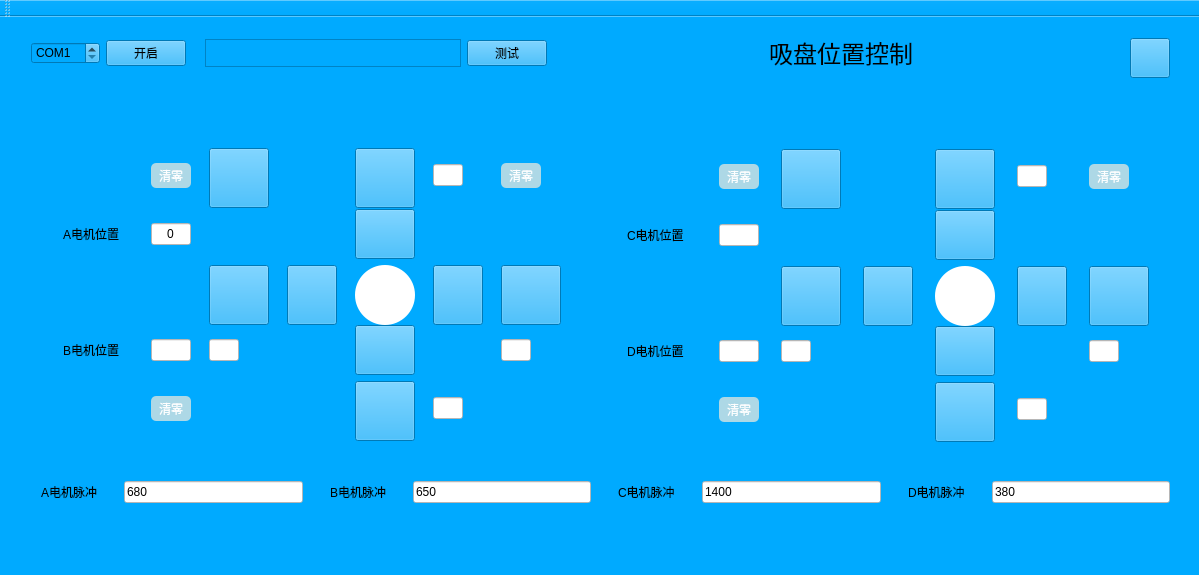
<?xml version="1.0" encoding="UTF-8"?>
<ui version="4.0">
 <class>MainWindow</class>
 <widget class="QMainWindow" name="MainWindow">
  <property name="geometry">
   <rect>
    <x>0</x>
    <y>0</y>
    <width>1199</width>
    <height>575</height>
   </rect>
  </property>
  <property name="windowTitle">
   <string>MainWindow</string>
  </property>
  <property name="styleSheet">
   <string notr="true">background-color: rgb(0, 170, 255);</string>
  </property>
  <widget class="QWidget" name="centralWidget">
   <widget class="QWidget" name="layoutWidget">
    <property name="geometry">
     <rect>
      <x>20</x>
      <y>10</y>
      <width>1161</width>
      <height>52</height>
     </rect>
    </property>
    <layout class="QHBoxLayout" name="horizontalLayout">
     <item>
      <widget class="QSpinBox" name="spinBox">
       <property name="enabled">
        <bool>true</bool>
       </property>
       <property name="styleSheet">
        <string notr="true">#spinBox{
radius:5px;

}</string>
       </property>
       <property name="suffix">
        <string/>
       </property>
       <property name="prefix">
        <string>COM</string>
       </property>
       <property name="minimum">
        <number>1</number>
       </property>
       <property name="value">
        <number>1</number>
       </property>
      </widget>
     </item>
     <item>
      <widget class="QPushButton" name="pushButton">
       <property name="minimumSize">
        <size>
         <width>55</width>
         <height>25</height>
        </size>
       </property>
       <property name="styleSheet">
        <string notr="true">#pushButton2{

    border-radius:10px;
	border-color: rgb(0, 0, 0);
    border-style:solid;
    border-width:2px;
}</string>
       </property>
       <property name="text">
        <string>开启</string>
       </property>
      </widget>
     </item>
     <item>
      <widget class="QLabel" name="label">
       <property name="text">
        <string/>
       </property>
      </widget>
     </item>
     <item>
      <widget class="QTextEdit" name="textEdit">
       <property name="maximumSize">
        <size>
         <width>16777215</width>
         <height>28</height>
        </size>
       </property>
      </widget>
     </item>
     <item>
      <widget class="QPushButton" name="pushButton_test">
       <property name="text">
        <string>测试</string>
       </property>
      </widget>
     </item>
     <item>
      <spacer name="horizontalSpacer">
       <property name="orientation">
        <enum>Qt::Horizontal</enum>
       </property>
       <property name="sizeHint" stdset="0">
        <size>
         <width>40</width>
         <height>20</height>
        </size>
       </property>
      </spacer>
     </item>
     <item>
      <widget class="QLabel" name="label_2">
       <property name="font">
        <font>
         <family>Agency FB</family>
         <pointsize>18</pointsize>
        </font>
       </property>
       <property name="text">
        <string> 吸盘位置控制</string>
       </property>
      </widget>
     </item>
     <item>
      <spacer name="horizontalSpacer_2">
       <property name="orientation">
        <enum>Qt::Horizontal</enum>
       </property>
       <property name="sizeHint" stdset="0">
        <size>
         <width>40</width>
         <height>20</height>
        </size>
       </property>
      </spacer>
     </item>
     <item>
      <widget class="QPushButton" name="pushButton_4">
       <property name="minimumSize">
        <size>
         <width>40</width>
         <height>40</height>
        </size>
       </property>
       <property name="maximumSize">
        <size>
         <width>40</width>
         <height>40</height>
        </size>
       </property>
       <property name="styleSheet">
        <string notr="true">QPushButton{
  
	border-image: url(:/resource/set-btn.png);

}

QPushButton:pressed{

  
	
	border-image: url(:/resource/set-active.png);
}</string>
       </property>
       <property name="text">
        <string/>
       </property>
      </widget>
     </item>
    </layout>
   </widget>
   <widget class="QWidget" name="layoutWidget">
    <property name="geometry">
     <rect>
      <x>30</x>
      <y>450</y>
      <width>1151</width>
      <height>51</height>
     </rect>
    </property>
    <layout class="QGridLayout" name="gridLayout_3">
     <property name="horizontalSpacing">
      <number>27</number>
     </property>
     <item row="0" column="6">
      <widget class="QLabel" name="label_19">
       <property name="text">
        <string>D电机脉冲</string>
       </property>
      </widget>
     </item>
     <item row="0" column="0">
      <widget class="QLabel" name="label_7">
       <property name="text">
        <string>A电机脉冲</string>
       </property>
      </widget>
     </item>
     <item row="0" column="1">
      <widget class="QLineEdit" name="lineEditA_down_pulse">
       <property name="styleSheet">
        <string notr="true">background-color: rgb(255, 255, 255);</string>
       </property>
       <property name="text">
        <string>680</string>
       </property>
      </widget>
     </item>
     <item row="0" column="2">
      <widget class="QLabel" name="label_11">
       <property name="text">
        <string>B电机脉冲</string>
       </property>
      </widget>
     </item>
     <item row="0" column="7">
      <widget class="QLineEdit" name="lineEditD_down_pulse">
       <property name="styleSheet">
        <string notr="true">background-color: rgb(255, 255, 255);</string>
       </property>
       <property name="text">
        <string>380</string>
       </property>
      </widget>
     </item>
     <item row="0" column="4">
      <widget class="QLabel" name="label_15">
       <property name="text">
        <string>C电机脉冲</string>
       </property>
      </widget>
     </item>
     <item row="0" column="5">
      <widget class="QLineEdit" name="lineEditC_down_pulse">
       <property name="styleSheet">
        <string notr="true">background-color: rgb(255, 255, 255);</string>
       </property>
       <property name="text">
        <string>1400</string>
       </property>
      </widget>
     </item>
     <item row="0" column="3">
      <widget class="QLineEdit" name="lineEditB_down_pulse">
       <property name="styleSheet">
        <string notr="true">background-color: rgb(255, 255, 255);</string>
       </property>
       <property name="text">
        <string>650</string>
       </property>
      </widget>
     </item>
    </layout>
   </widget>
   <widget class="QWidget" name="layoutWidget">
    <property name="geometry">
     <rect>
      <x>600</x>
      <y>121</y>
      <width>581</width>
      <height>310</height>
     </rect>
    </property>
    <layout class="QGridLayout" name="gridLayout_2">
     <item row="3" column="2">
      <widget class="QLineEdit" name="lineEditD_left_time">
       <property name="maximumSize">
        <size>
         <width>30</width>
         <height>16777215</height>
        </size>
       </property>
       <property name="styleSheet">
        <string notr="true">background-color: rgb(255, 255, 255);</string>
       </property>
      </widget>
     </item>
     <item row="4" column="4">
      <widget class="QPushButton" name="btnC_down">
       <property name="minimumSize">
        <size>
         <width>60</width>
         <height>60</height>
        </size>
       </property>
       <property name="maximumSize">
        <size>
         <width>60</width>
         <height>60</height>
        </size>
       </property>
       <property name="styleSheet">
        <string notr="true">QPushButton{
  
	
	
	
	border-image: url(:/resource/btndown_normal .png);

}

QPushButton:pressed{

   
	
	
	border-image: url(:/resource/btndown.png);
}</string>
       </property>
       <property name="text">
        <string/>
       </property>
      </widget>
     </item>
     <item row="3" column="1">
      <widget class="QLineEdit" name="lineEditD_position">
       <property name="maximumSize">
        <size>
         <width>40</width>
         <height>16777215</height>
        </size>
       </property>
       <property name="styleSheet">
        <string notr="true">background-color: rgb(255, 255, 255);</string>
       </property>
       <property name="alignment">
        <set>Qt::AlignCenter</set>
       </property>
      </widget>
     </item>
     <item row="0" column="6">
      <widget class="QPushButton" name="CD_clear">
       <property name="minimumSize">
        <size>
         <width>0</width>
         <height>25</height>
        </size>
       </property>
       <property name="maximumSize">
        <size>
         <width>40</width>
         <height>16777215</height>
        </size>
       </property>
       <property name="styleSheet">
        <string notr="true">QPushButton{
color: white;   
border-radius: 5px;  
background-color:rgb(173,216,230)
;
}</string>
       </property>
       <property name="text">
        <string>清零</string>
       </property>
      </widget>
     </item>
     <item row="0" column="5">
      <widget class="QLineEdit" name="lineEditC_up_time">
       <property name="maximumSize">
        <size>
         <width>30</width>
         <height>16777215</height>
        </size>
       </property>
       <property name="styleSheet">
        <string notr="true">background-color: rgb(255, 255, 255);</string>
       </property>
       <property name="text">
        <string/>
       </property>
      </widget>
     </item>
     <item row="1" column="0">
      <widget class="QLabel" name="label_5">
       <property name="minimumSize">
        <size>
         <width>70</width>
         <height>20</height>
        </size>
       </property>
       <property name="maximumSize">
        <size>
         <width>70</width>
         <height>20</height>
        </size>
       </property>
       <property name="text">
        <string>C电机位置</string>
       </property>
      </widget>
     </item>
     <item row="3" column="4">
      <widget class="QPushButton" name="btnC_down_slim">
       <property name="minimumSize">
        <size>
         <width>60</width>
         <height>50</height>
        </size>
       </property>
       <property name="maximumSize">
        <size>
         <width>60</width>
         <height>50</height>
        </size>
       </property>
       <property name="styleSheet">
        <string notr="true">QPushButton{
  
	
	
	
	border-image: url(:/resource/btnSlim_down_normal.png);

}

QPushButton:pressed{

   
	
	
	border-image: url(:/resource/btnSlim_down.png);
}</string>
       </property>
       <property name="text">
        <string/>
       </property>
      </widget>
     </item>
     <item row="2" column="2">
      <widget class="QPushButton" name="btnD_left">
       <property name="minimumSize">
        <size>
         <width>60</width>
         <height>60</height>
        </size>
       </property>
       <property name="maximumSize">
        <size>
         <width>60</width>
         <height>60</height>
        </size>
       </property>
       <property name="styleSheet">
        <string notr="true">QPushButton{
  
	
	
	border-image: url(:/resource/btnleft_normal .png);

}

QPushButton:pressed{

   
	
	
	border-image: url(:/resource/btnleft.png);
}</string>
       </property>
       <property name="text">
        <string/>
       </property>
      </widget>
     </item>
     <item row="0" column="2">
      <widget class="QPushButton" name="pushButton_14">
       <property name="minimumSize">
        <size>
         <width>0</width>
         <height>60</height>
        </size>
       </property>
       <property name="styleSheet">
        <string notr="true">QPushButton{
  
	
	
	border-image: url(:/resource/updown_normal.png);

}

QPushButton:pressed{

   
	
	border-image: url(:/resource/updown.png);
}</string>
       </property>
       <property name="text">
        <string/>
       </property>
      </widget>
     </item>
     <item row="1" column="4">
      <widget class="QPushButton" name="btnC_up_slim">
       <property name="minimumSize">
        <size>
         <width>60</width>
         <height>50</height>
        </size>
       </property>
       <property name="maximumSize">
        <size>
         <width>60</width>
         <height>50</height>
        </size>
       </property>
       <property name="styleSheet">
        <string notr="true">QPushButton{
  
	border-image: url(:/resource/btnSlim_up_normal.png);

}

QPushButton:pressed{

   
	border-image: url(:/resource/btnSlim_up.png);
}</string>
       </property>
       <property name="text">
        <string/>
       </property>
      </widget>
     </item>
     <item row="0" column="1">
      <widget class="QPushButton" name="btnC_clear">
       <property name="minimumSize">
        <size>
         <width>0</width>
         <height>25</height>
        </size>
       </property>
       <property name="maximumSize">
        <size>
         <width>40</width>
         <height>16777215</height>
        </size>
       </property>
       <property name="styleSheet">
        <string notr="true">QPushButton{
color: white;   
border-radius: 5px;  
background-color:rgb(173,216,230)
;
}</string>
       </property>
       <property name="text">
        <string>清零</string>
       </property>
      </widget>
     </item>
     <item row="2" column="6">
      <widget class="QPushButton" name="btnD_right">
       <property name="minimumSize">
        <size>
         <width>60</width>
         <height>60</height>
        </size>
       </property>
       <property name="maximumSize">
        <size>
         <width>60</width>
         <height>60</height>
        </size>
       </property>
       <property name="styleSheet">
        <string notr="true">QPushButton{
  
	border-image: url(:/resource/btnright_normal .png);

}

QPushButton:pressed{

  
	border-image: url(:/resource/btnright.png);
}</string>
       </property>
       <property name="text">
        <string/>
       </property>
      </widget>
     </item>
     <item row="4" column="5">
      <widget class="QLineEdit" name="lineEditC_down_time">
       <property name="maximumSize">
        <size>
         <width>30</width>
         <height>16777215</height>
        </size>
       </property>
       <property name="styleSheet">
        <string notr="true">background-color: rgb(255, 255, 255);</string>
       </property>
      </widget>
     </item>
     <item row="2" column="3">
      <widget class="QPushButton" name="btnD_left_slim">
       <property name="minimumSize">
        <size>
         <width>50</width>
         <height>60</height>
        </size>
       </property>
       <property name="maximumSize">
        <size>
         <width>50</width>
         <height>60</height>
        </size>
       </property>
       <property name="styleSheet">
        <string notr="true">QPushButton{
  
	
	
	border-image: url(:/resource/btnSlim_left_normal.png);

}

QPushButton:pressed{

   
	
	border-image: url(:/resource/btnSlim_left.png);
}</string>
       </property>
       <property name="text">
        <string/>
       </property>
      </widget>
     </item>
     <item row="0" column="4">
      <widget class="QPushButton" name="btnC_up">
       <property name="minimumSize">
        <size>
         <width>60</width>
         <height>60</height>
        </size>
       </property>
       <property name="maximumSize">
        <size>
         <width>60</width>
         <height>60</height>
        </size>
       </property>
       <property name="styleSheet">
        <string notr="true">QPushButton{
  
	
	border-image: url(:/resource/btnup_normal.png);

}

QPushButton:pressed{

   
	border-image: url(:/resource/btnup.png);
}</string>
       </property>
       <property name="text">
        <string/>
       </property>
      </widget>
     </item>
     <item row="2" column="5">
      <widget class="QPushButton" name="btnD_right_slim">
       <property name="minimumSize">
        <size>
         <width>50</width>
         <height>60</height>
        </size>
       </property>
       <property name="maximumSize">
        <size>
         <width>50</width>
         <height>60</height>
        </size>
       </property>
       <property name="styleSheet">
        <string notr="true">QPushButton{
  
	border-image: url(:/resource/btnSlim_right_normal.png);

}

QPushButton:pressed{

   
	
	
	
	border-image: url(:/resource/btnSlim_right.png);
}</string>
       </property>
       <property name="text">
        <string/>
       </property>
      </widget>
     </item>
     <item row="4" column="1">
      <widget class="QPushButton" name="btnD_clear">
       <property name="minimumSize">
        <size>
         <width>0</width>
         <height>25</height>
        </size>
       </property>
       <property name="maximumSize">
        <size>
         <width>40</width>
         <height>16777215</height>
        </size>
       </property>
       <property name="styleSheet">
        <string notr="true">QPushButton{
color: white;   
border-radius: 5px;  
background-color:rgb(173,216,230)
;
}</string>
       </property>
       <property name="text">
        <string>清零</string>
       </property>
      </widget>
     </item>
     <item row="2" column="4">
      <widget class="QPushButton" name="pushButton_3">
       <property name="minimumSize">
        <size>
         <width>60</width>
         <height>60</height>
        </size>
       </property>
       <property name="maximumSize">
        <size>
         <width>60</width>
         <height>60</height>
        </size>
       </property>
       <property name="styleSheet">
        <string notr="true">QPushButton{

 
border-radius: 30px;  
background-color:rgb(255,255,255)
;
}</string>
       </property>
       <property name="text">
        <string/>
       </property>
      </widget>
     </item>
     <item row="3" column="0">
      <widget class="QLabel" name="label_6">
       <property name="minimumSize">
        <size>
         <width>70</width>
         <height>20</height>
        </size>
       </property>
       <property name="maximumSize">
        <size>
         <width>70</width>
         <height>20</height>
        </size>
       </property>
       <property name="text">
        <string>D电机位置</string>
       </property>
      </widget>
     </item>
     <item row="1" column="1">
      <widget class="QLineEdit" name="lineEditC_position">
       <property name="maximumSize">
        <size>
         <width>40</width>
         <height>16777215</height>
        </size>
       </property>
       <property name="styleSheet">
        <string notr="true">background-color: rgb(255, 255, 255);</string>
       </property>
       <property name="alignment">
        <set>Qt::AlignCenter</set>
       </property>
      </widget>
     </item>
     <item row="3" column="6">
      <widget class="QLineEdit" name="lineEditD_right_time">
       <property name="maximumSize">
        <size>
         <width>30</width>
         <height>16777215</height>
        </size>
       </property>
       <property name="styleSheet">
        <string notr="true">background-color: rgb(255, 255, 255);</string>
       </property>
      </widget>
     </item>
    </layout>
   </widget>
   <widget class="QWidget" name="layoutWidget">
    <property name="geometry">
     <rect>
      <x>40</x>
      <y>120</y>
      <width>551</width>
      <height>310</height>
     </rect>
    </property>
    <layout class="QGridLayout" name="gridLayout">
     <item row="2" column="5">
      <widget class="QPushButton" name="btnB_right_slim">
       <property name="minimumSize">
        <size>
         <width>50</width>
         <height>60</height>
        </size>
       </property>
       <property name="maximumSize">
        <size>
         <width>50</width>
         <height>60</height>
        </size>
       </property>
       <property name="styleSheet">
        <string notr="true">QPushButton{
  
	border-image: url(:/resource/btnSlim_right_normal.png);

}

QPushButton:pressed{

   
	
	
	
	border-image: url(:/resource/btnSlim_right.png);
}</string>
       </property>
       <property name="text">
        <string/>
       </property>
      </widget>
     </item>
     <item row="0" column="4">
      <widget class="QPushButton" name="btnA_up">
       <property name="minimumSize">
        <size>
         <width>60</width>
         <height>60</height>
        </size>
       </property>
       <property name="maximumSize">
        <size>
         <width>60</width>
         <height>60</height>
        </size>
       </property>
       <property name="styleSheet">
        <string notr="true">QPushButton{
  
	
	border-image: url(:/resource/btnup_normal.png);

}

QPushButton:pressed{

   
	border-image: url(:/resource/btnup.png);
}</string>
       </property>
       <property name="text">
        <string/>
       </property>
      </widget>
     </item>
     <item row="3" column="1">
      <widget class="QLineEdit" name="lineEditB_position">
       <property name="maximumSize">
        <size>
         <width>40</width>
         <height>16777215</height>
        </size>
       </property>
       <property name="styleSheet">
        <string notr="true">background-color: rgb(255, 255, 255);</string>
       </property>
       <property name="alignment">
        <set>Qt::AlignCenter</set>
       </property>
      </widget>
     </item>
     <item row="0" column="5">
      <widget class="QLineEdit" name="lineEditA_up_time">
       <property name="maximumSize">
        <size>
         <width>30</width>
         <height>16777215</height>
        </size>
       </property>
       <property name="styleSheet">
        <string notr="true">background-color: rgb(255, 255, 255);</string>
       </property>
       <property name="text">
        <string/>
       </property>
      </widget>
     </item>
     <item row="0" column="6">
      <widget class="QPushButton" name="AB_clear">
       <property name="minimumSize">
        <size>
         <width>0</width>
         <height>25</height>
        </size>
       </property>
       <property name="maximumSize">
        <size>
         <width>40</width>
         <height>16777215</height>
        </size>
       </property>
       <property name="styleSheet">
        <string notr="true">QPushButton{
color: white;   
border-radius: 5px;  
background-color:rgb(173,216,230)
;
}</string>
       </property>
       <property name="text">
        <string>清零</string>
       </property>
      </widget>
     </item>
     <item row="2" column="6">
      <widget class="QPushButton" name="btnB_right">
       <property name="minimumSize">
        <size>
         <width>60</width>
         <height>60</height>
        </size>
       </property>
       <property name="maximumSize">
        <size>
         <width>60</width>
         <height>60</height>
        </size>
       </property>
       <property name="styleSheet">
        <string notr="true">QPushButton{
  
	border-image: url(:/resource/btnright_normal .png);

}

QPushButton:pressed{

  
	border-image: url(:/resource/btnright.png);
}</string>
       </property>
       <property name="text">
        <string/>
       </property>
      </widget>
     </item>
     <item row="4" column="1">
      <widget class="QPushButton" name="btnB_clear">
       <property name="minimumSize">
        <size>
         <width>0</width>
         <height>25</height>
        </size>
       </property>
       <property name="maximumSize">
        <size>
         <width>40</width>
         <height>16777215</height>
        </size>
       </property>
       <property name="styleSheet">
        <string notr="true">QPushButton{
color: white;   
border-radius: 5px;  
background-color:rgb(173,216,230)

}</string>
       </property>
       <property name="text">
        <string>清零</string>
       </property>
      </widget>
     </item>
     <item row="2" column="2">
      <widget class="QPushButton" name="btnB_left">
       <property name="minimumSize">
        <size>
         <width>60</width>
         <height>60</height>
        </size>
       </property>
       <property name="maximumSize">
        <size>
         <width>60</width>
         <height>60</height>
        </size>
       </property>
       <property name="styleSheet">
        <string notr="true">QPushButton{
  
	
	
	border-image: url(:/resource/btnleft_normal .png);

}

QPushButton:pressed{

   
	
	
	border-image: url(:/resource/btnleft.png);
}</string>
       </property>
       <property name="text">
        <string/>
       </property>
      </widget>
     </item>
     <item row="0" column="2">
      <widget class="QPushButton" name="pushButton_13">
       <property name="minimumSize">
        <size>
         <width>30</width>
         <height>60</height>
        </size>
       </property>
       <property name="maximumSize">
        <size>
         <width>16777215</width>
         <height>60</height>
        </size>
       </property>
       <property name="styleSheet">
        <string notr="true">QPushButton{
  
	
	
	border-image: url(:/resource/updown_normal.png);

}

QPushButton:pressed{

   
	
	border-image: url(:/resource/updown.png);
}</string>
       </property>
       <property name="text">
        <string/>
       </property>
      </widget>
     </item>
     <item row="0" column="1">
      <widget class="QPushButton" name="btnA_clear">
       <property name="minimumSize">
        <size>
         <width>0</width>
         <height>25</height>
        </size>
       </property>
       <property name="maximumSize">
        <size>
         <width>40</width>
         <height>16777215</height>
        </size>
       </property>
       <property name="styleSheet">
        <string notr="true">QPushButton{
color: white;   
border-radius: 5px;  
background-color:rgb(173,216,230)
;
}</string>
       </property>
       <property name="text">
        <string>清零</string>
       </property>
      </widget>
     </item>
     <item row="3" column="0">
      <widget class="QLabel" name="label_4">
       <property name="minimumSize">
        <size>
         <width>70</width>
         <height>20</height>
        </size>
       </property>
       <property name="maximumSize">
        <size>
         <width>70</width>
         <height>20</height>
        </size>
       </property>
       <property name="text">
        <string>B电机位置</string>
       </property>
      </widget>
     </item>
     <item row="1" column="1">
      <widget class="QLineEdit" name="lineEditA_position">
       <property name="maximumSize">
        <size>
         <width>40</width>
         <height>16777215</height>
        </size>
       </property>
       <property name="styleSheet">
        <string notr="true">background-color: rgb(255, 255, 255);</string>
       </property>
       <property name="text">
        <string>0</string>
       </property>
       <property name="alignment">
        <set>Qt::AlignCenter</set>
       </property>
      </widget>
     </item>
     <item row="4" column="4">
      <widget class="QPushButton" name="btnA_down">
       <property name="minimumSize">
        <size>
         <width>60</width>
         <height>60</height>
        </size>
       </property>
       <property name="maximumSize">
        <size>
         <width>60</width>
         <height>60</height>
        </size>
       </property>
       <property name="styleSheet">
        <string notr="true">QPushButton{
  
	
	
	
	border-image: url(:/resource/btndown_normal .png);

}

QPushButton:pressed{

   
	
	
	border-image: url(:/resource/btndown.png);
}</string>
       </property>
       <property name="text">
        <string/>
       </property>
      </widget>
     </item>
     <item row="3" column="6">
      <widget class="QLineEdit" name="lineEditB_right_time">
       <property name="maximumSize">
        <size>
         <width>30</width>
         <height>16777215</height>
        </size>
       </property>
       <property name="styleSheet">
        <string notr="true">background-color: rgb(255, 255, 255);</string>
       </property>
      </widget>
     </item>
     <item row="3" column="2">
      <widget class="QLineEdit" name="lineEditB_left_time">
       <property name="maximumSize">
        <size>
         <width>30</width>
         <height>16777215</height>
        </size>
       </property>
       <property name="styleSheet">
        <string notr="true">background-color: rgb(255, 255, 255);</string>
       </property>
      </widget>
     </item>
     <item row="1" column="4">
      <widget class="QPushButton" name="btnA_up_slim">
       <property name="minimumSize">
        <size>
         <width>60</width>
         <height>50</height>
        </size>
       </property>
       <property name="maximumSize">
        <size>
         <width>60</width>
         <height>50</height>
        </size>
       </property>
       <property name="styleSheet">
        <string notr="true">#btnA_up_slim{
  
	border-image: url(:/resource/btnSlim_up_normal.png);

}

#btnA_up_slim:pressed{

   
	border-image: url(:/resource/btnSlim_up.png);
}</string>
       </property>
       <property name="text">
        <string/>
       </property>
      </widget>
     </item>
     <item row="3" column="4">
      <widget class="QPushButton" name="btnA_down_slim">
       <property name="minimumSize">
        <size>
         <width>60</width>
         <height>50</height>
        </size>
       </property>
       <property name="maximumSize">
        <size>
         <width>60</width>
         <height>50</height>
        </size>
       </property>
       <property name="styleSheet">
        <string notr="true">QPushButton{
  
	
	
	
	border-image: url(:/resource/btnSlim_down_normal.png);

}

QPushButton:pressed{

   
	
	
	border-image: url(:/resource/btnSlim_down.png);
}</string>
       </property>
       <property name="text">
        <string/>
       </property>
      </widget>
     </item>
     <item row="2" column="3">
      <widget class="QPushButton" name="btnB_left_slim">
       <property name="minimumSize">
        <size>
         <width>50</width>
         <height>60</height>
        </size>
       </property>
       <property name="maximumSize">
        <size>
         <width>50</width>
         <height>60</height>
        </size>
       </property>
       <property name="styleSheet">
        <string notr="true">QPushButton{
  
	
	
	border-image: url(:/resource/btnSlim_left_normal.png);

}

QPushButton:pressed{

   
	
	border-image: url(:/resource/btnSlim_left.png);
}</string>
       </property>
       <property name="text">
        <string/>
       </property>
      </widget>
     </item>
     <item row="2" column="4">
      <widget class="QPushButton" name="pushButton_2">
       <property name="minimumSize">
        <size>
         <width>60</width>
         <height>60</height>
        </size>
       </property>
       <property name="maximumSize">
        <size>
         <width>60</width>
         <height>60</height>
        </size>
       </property>
       <property name="styleSheet">
        <string notr="true">QPushButton{

 
border-radius: 30px;  
background-color:rgb(255,255,255)
;
}</string>
       </property>
       <property name="text">
        <string/>
       </property>
      </widget>
     </item>
     <item row="4" column="5">
      <widget class="QLineEdit" name="lineEditA_down_time">
       <property name="maximumSize">
        <size>
         <width>30</width>
         <height>16777215</height>
        </size>
       </property>
       <property name="styleSheet">
        <string notr="true">background-color: rgb(255, 255, 255);</string>
       </property>
      </widget>
     </item>
     <item row="1" column="0">
      <widget class="QLabel" name="label_3">
       <property name="minimumSize">
        <size>
         <width>70</width>
         <height>20</height>
        </size>
       </property>
       <property name="maximumSize">
        <size>
         <width>70</width>
         <height>20</height>
        </size>
       </property>
       <property name="text">
        <string>A电机位置</string>
       </property>
      </widget>
     </item>
    </layout>
   </widget>
  </widget>
  <widget class="QMenuBar" name="menuBar">
   <property name="geometry">
    <rect>
     <x>0</x>
     <y>0</y>
     <width>1199</width>
     <height>26</height>
    </rect>
   </property>
  </widget>
  <widget class="QToolBar" name="mainToolBar">
   <attribute name="toolBarArea">
    <enum>TopToolBarArea</enum>
   </attribute>
   <attribute name="toolBarBreak">
    <bool>false</bool>
   </attribute>
  </widget>
  <widget class="QStatusBar" name="statusBar"/>
 </widget>
 <layoutdefault spacing="6" margin="11"/>
 <resources/>
 <connections/>
</ui>
